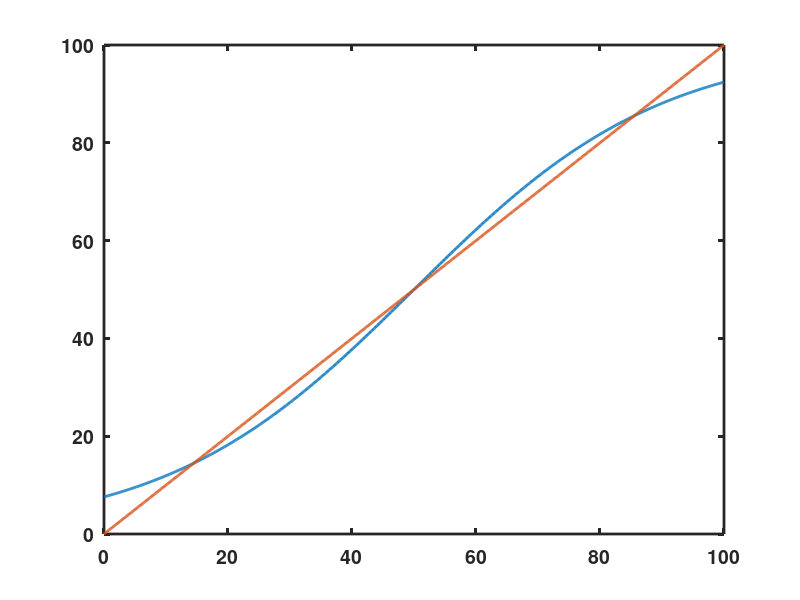
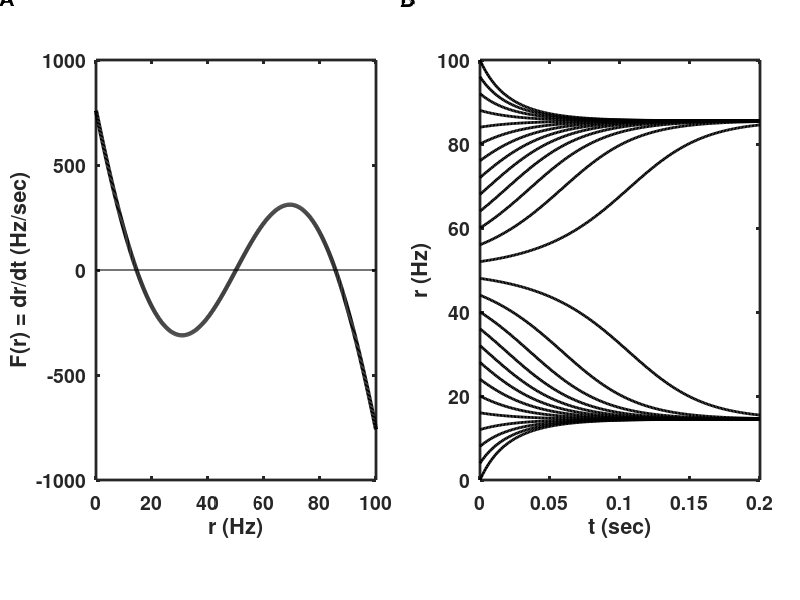

MATLAB code to generate these figures, in order:
% drdt_plot.m
%
% A plot of dr/dt as a function of r for a bistable system produced by a
% firing rate model unit with a sigmoidal firing rate curve and excitatory
% recurrent feedback.
%
% Trajectories of r vs t from different initial conditions are also
% produced.
%
% This code was used to produce Figure 7.1 in the textbook 
%
% An Introductory Course in Computational Neuroscience,
% [redacted]
%
%%%%%%%%%%%%%%%%%%%%%%%%%%%%%%%%%%%%%%%%%%%%%%%%%%%%%%%%%%%%%%%%%%%%%%%%%%%
clear;                  % Clear all prior variables and parameters from memory

r_in = 0:0.1:100;       % vector of rates to use on x-axis

%% Details of unit's f-I curve (firing rate response to input current)
rmax = 100;             % Maximum rate     
Ith = 50;               % Input for half-maximum rate
I_sigma = 20;           % Range of input to produce change in rate
tau = 0.010;            % Time constant for rate changes

% The f-I curve is produced as an inline function of "x" which would be
% passed to it as the input current.
f_of_r = @(x) rmax./(1+(exp(-(x-Ith)/I_sigma)));

Wrec = 1;               % Recurrent feedback strength

x = Wrec*r_in;          % Input current is linear in firing rate
r_out = f_of_r(x);      % Steady state rate depends on input current

%% Set up the plotting parameters
set(0,'DefaultLineLineWidth',2,...
    'DefaultLineMarkerSize',8, ...
    'DefaultAxesLineWidth',2, ...
    'DefaultAxesFontSize',14,...
    'DefaultAxesFontWeight','Bold');

% figure(1) can be used to see where the fixed points are, such that
% r_in = r_out.
figure(1)
clf
plot(r_in,r_out);
hold on
plot(r_in,r_in)

% figure(2) becomes Figure 7.1 in the textbook, a plot of dr/dt, which is
% equal to zero when r_in = r_out at the fixed points.
figure(2)
clf
drdt = (-r_in + r_out)/tau;
subplot('Position',[0.12 0.2 0.35 0.7])
plot(r_in,drdt,'k','LineWidth',3)
hold on
plot(r_in,zeros(size(r_in)),'k','LineWidth',1)
xlabel('r (Hz)')
ylabel('F(r) = dr/dt (Hz/sec)')

%% Now simulate from many different initial conditions
tmax = 0.2;             % Maximum time to simulate
dt = 0.001;             % Time-step 
t = 0:dt:tmax;          % Vector of time-points
Nt = length(t);         % Number of time-points

% Set up the plot before looping through initial conditions
subplot('Position',[0.6 0.2 0.35 0.7])
for r0 = 0:4:100;       % Set of initial conditions
    r = zeros(1,Nt);    % Set up firing rate vector
    r(1) = r0;          % Initialize firing rate
    for i = 2:Nt;       % Now loop through time
        rinf = f_of_r(r(i-1)*Wrec); % Steady state firing rate
        % Update rate with the exponential Euler method
        r(i) = rinf + (r(i-1)-rinf)*exp(-dt/tau);
    end
    plot(t,r,'k');      % Plot firing rate versus time (Fig. 7.1B)
    hold on
end
ylabel('r (Hz)')
xlabel('t (sec)')

% Label panels A and B in Fig. 7.1
annotation('textbox',[0.00 0.99 0.02 0.02],'LineStyle','none', ...
    'FontSize',16,'FontWeight','Bold','String','A')
annotation('textbox',[0.50 0.99 0.02 0.02],'LineStyle','none', ...
    'FontSize',16,'FontWeight','Bold','String','B')

